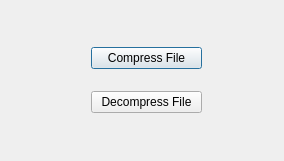
<?xml version="1.0" encoding="UTF-8"?>
<ui version="4.0">
 <class>Choose</class>
 <widget class="QDialog" name="Choose">
  <property name="geometry">
   <rect>
    <x>0</x>
    <y>0</y>
    <width>284</width>
    <height>161</height>
   </rect>
  </property>
  <property name="windowTitle">
   <string>Huffman Coding</string>
  </property>
  <property name="windowIcon">
   <iconset resource="Res.qrc">
    <normaloff>:/images/icon.png</normaloff>:/images/icon.png</iconset>
  </property>
  <widget class="QWidget" name="layoutWidget">
   <property name="geometry">
    <rect>
     <x>80</x>
     <y>20</y>
     <width>133</width>
     <height>121</height>
    </rect>
   </property>
   <layout class="QVBoxLayout" name="verticalLayout">
    <item>
     <widget class="QPushButton" name="compressButton">
      <property name="text">
       <string>Compress File</string>
      </property>
     </widget>
    </item>
    <item>
     <widget class="QPushButton" name="decompressButton">
      <property name="text">
       <string>Decompress File</string>
      </property>
     </widget>
    </item>
   </layout>
  </widget>
 </widget>
 <layoutdefault spacing="6" margin="11"/>
 <tabstops>
  <tabstop>compressButton</tabstop>
  <tabstop>decompressButton</tabstop>
 </tabstops>
 <resources>
  <include location="Res.qrc"/>
 </resources>
 <connections/>
</ui>
